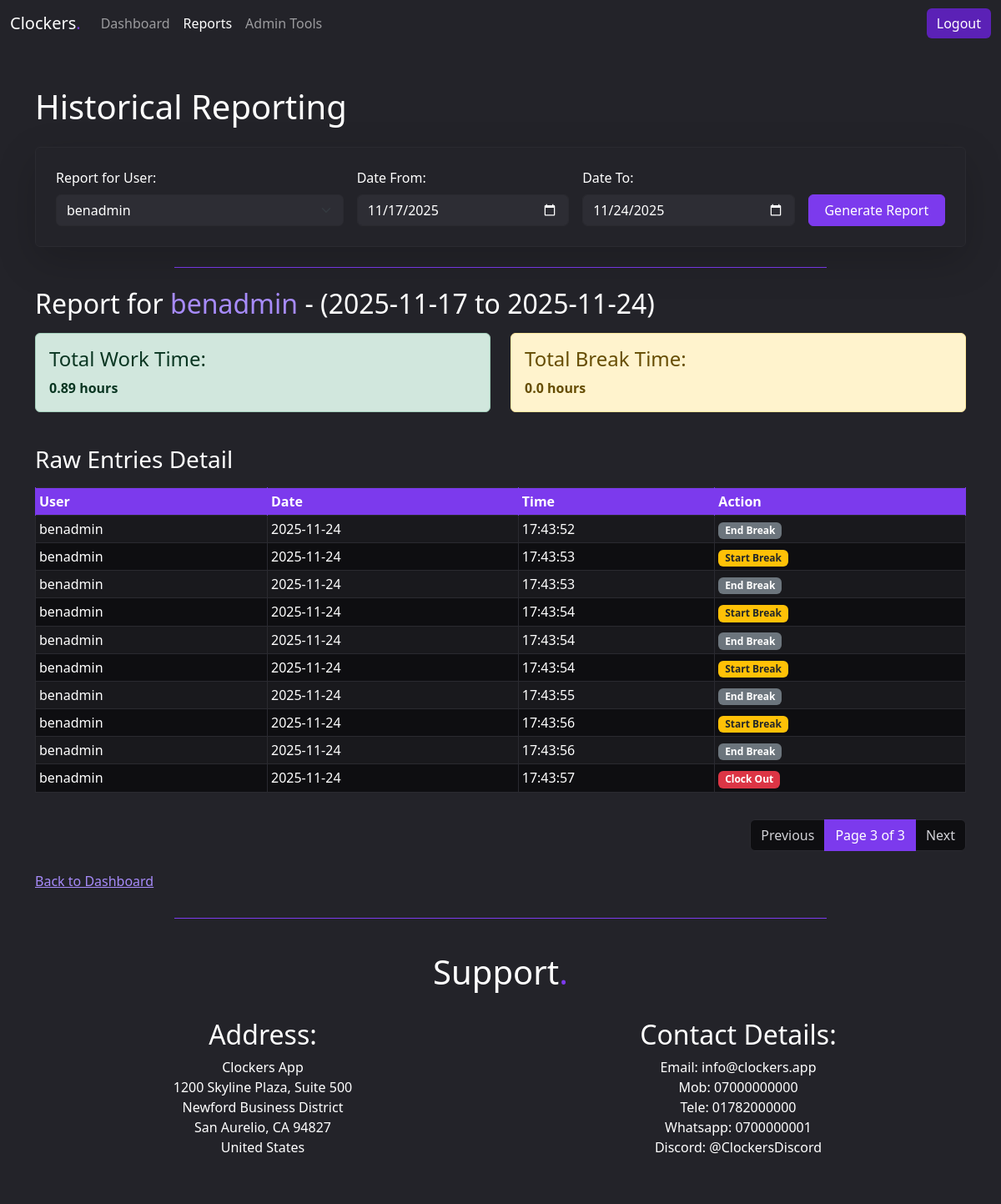
Screenshot of /reports/?page=3&date_from=2025-11-17&date_to=2025-11-24 (signed in) with the database file from the repository.
### time_tracker/models.py (models this page shows, shortened)
class TimeEntry(models.Model):
    ACTION_CHOICES = [
        ('IN', 'Clock In'),
        ('OUT', 'Clock Out'),
        ('BREAK_START', 'Start Break'),
        ('BREAK_END', 'End Break'),
    ]
    user = models.ForeignKey(User, on_delete=models.CASCADE)
    timestamp = models.DateTimeField()
    action_type = models.CharField(max_length=12, choices=ACTION_CHOICES)
    date_only = models.DateField(db_index=True)
    class Meta:
        verbose_name_plural = "Time Entries"

### time_tracker/views.py (the view)
# urls.py: path('reports/', views.reports_view, name='reports'),
@login_required
def reports_view(request):
    today = timezone.localdate()
    default_start_date = today - timedelta(days=7)
    date_from_str = request.GET.get('date_from')
    date_to_str = request.GET.get('date_to')
    user_id_str = request.GET.get('user_id')
    target_user = request.user
    if request.user.is_staff and user_id_str:
        try:
            target_user = User.objects.get(id=user_id_str)
        except User.DoesNotExist:
            pass
    try:
        date_from = date.fromisoformat(date_from_str) if date_from_str else default_start_date
        date_to = date.fromisoformat(date_to_str) if date_to_str else today
    except ValueError:
        date_from = default_start_date
        date_to = today
    if date_to < date_from:
        date_to = date_from
    results = calculate_time_period(target_user, date_from, date_to)
    all_report_entries = results['raw_entries']
    PAGINATE_BY = 10
    paginator = Paginator(all_report_entries, PAGINATE_BY)
    page_number = request.GET.get('page')
    page_obj = paginator.get_page(page_number)
    query_params_dict = {
        'date_from': date_from.isoformat(),
        'date_to': date_to.isoformat(),
    }
    if request.user.is_staff and target_user.id != request.user.id:
        query_params_dict['user_id'] = target_user.id
    query_params = urlencode(query_params_dict)
    context = {
        'date_from': date_from.isoformat(),
        'date_to': date_to.isoformat(),
        'target_user': target_user,
        'is_admin': request.user.is_staff,
        'users': User.objects.all().order_by('username') if request.user.is_staff else None,
        'total_work_time': results['work_duration'],
        'total_break_time': results['break_duration'],
        'raw_entries': page_obj,
        'query_params': query_params,
    }
    return render(request, 'time_tracker/reports.html', context)

### time_tracker/templates/time_tracker/reports.html (shortened to what this page needs)
{% extends 'base.html' %}
{% block content %}
    <h1 class="mb-4">Historical Reporting</h1>
    <div class="card p-4 mb-4 custom-login-card shadow-lg">
        <form method="GET" action="{% url 'reports' %}">
            <div class="row g-3 align-items-end">
                {% if is_admin %}
                <div class="col-sm-12 col-md-4">
                    <label for="user_id" class="form-label">Report for User:</label>
                    <select id="user_id" name="user_id" class="form-select custom-select-dark">
                        {% for user in users %}
                            <option value="{{ user.id }}" {% if user.id == target_user.id %}selected{% endif %}>
                                {{ user.username }}
                            </option>
                        {% endfor %}
                    </select>
                </div>
                {% endif %}
                <div class="col-sm-6 col-md-3">
                    <label for="date_from" class="form-label">Date From:</label>
                    <input type="date" id="date_from" name="date_from" value="{{ date_from }}"
                           class="form-control custom-input-dark" required>
                </div>
                <div class="col-sm-6 col-md-3">
                    <label for="date_to" class="form-label">Date To:</label>
                    <input type="date" id="date_to" name="date_to" value="{{ date_to }}"
                           class="form-control custom-input-dark" required>
                </div>
                <div class="col-12 col-md-2 d-grid">
                    <button type="submit" class="btn btn-primary-custom">Generate Report</button>
                </div>
            </div>
        </form>
    </div> <hr class="hr-custom-width">
    <h2 class="mt-4">Report for <span class ="light-accent">{{ target_user.username }}</span> - ({{ date_from }} to {{ date_to }})</h2>
    {% if raw_entries %}
        <div class="row mb-4 mt-3">
            <div class="col-md-6">
                <div class="alert alert-success">
                    <h4>Total Work Time:</h4>
                    <strong>{{ total_work_time }} hours</strong>
                </div>
            </div>
            <div class="col-md-6">
                <div class="alert alert-warning">
                    <h4>Total Break Time:</h4>
                    <strong>{{ total_break_time }} hours</strong>
                </div>
            </div>
        </div>
        <h3 class="mb-3">Raw Entries Detail</h3>
        <div class="table-responsive">
        <table class="table table-striped table-hover table-bordered table-sm">
            <thead class="table-primary-header">
                <tr>
                    <th class ="text-nowrap-col">User</th>
                    <th class ="text-nowrap-col">Date</th>
                    <th class ="text-nowrap-col">Time</th>
                    <th class ="text-nowrap-col">Action</th>
                </tr>
            </thead>
            <tbody>
                {% for entry in raw_entries %}
                <tr>
                    <td class ="text-nowrap-col">{{ entry.user.username }}</td>
                    <td class ="text-nowrap-col">{{ entry.date_only|date:"Y-m-d" }}</td>
                    <td class ="text-nowrap-col">{{ entry.timestamp|date:"H:i:s" }}</td>
                    <td class ="text-nowrap-col">
                        <span class="badge
                            {% if entry.action_type == 'IN' %}bg-success
                            {% elif entry.action_type == 'OUT' %}bg-danger
                            {% elif entry.action_type == 'BREAK_START' %}bg-warning text-dark
                            {% else %}bg-secondary
                            {% endif %}">
                            {% if entry.action_type == 'IN' %}Clock In
                            {% elif entry.action_type == 'OUT' %}Clock Out
                            {% elif entry.action_type == 'BREAK_START' %}Start Break
                            {% elif entry.action_type == 'BREAK_END' %}End Break
                            {% endif %}
                        </span>
                    </td>
                </tr>
                {% endfor %}
            </tbody>
        </table>
        </div>
        {% if raw_entries.has_other_pages %}
            <nav aria-label="Page navigation" class="mt-3">
                <ul class="pagination justify-content-end">
                    {% if raw_entries.has_previous %}
                        <li class="page-item">
                            <a class="page-link" href="?page={{ raw_entries.previous_page_number }}&{{ query_params }}">Previous</a>
                        </li>
                    {% else %}
                        <li class="page-item disabled">
                            <span class="page-link">Previous</span>
                        </li>
                    {% endif %}
                    <li class="page-item active" aria-current="page">
                        <span class="page-link">
                            Page {{ raw_entries.number }} of {{ raw_entries.paginator.num_pages }}
                        </span>
                    </li>
                    {% if raw_entries.has_next %}
                        <li class="page-item">
                            <a class="page-link" href="?page={{ raw_entries.next_page_number }}&{{ query_params }}">Next</a>
                        </li>
                    {% else %}
                        <li class="page-item disabled">
                            <span class="page-link">Next</span>
                        </li>
                    {% endif %}
                </ul>
            </nav>
        {% endif %}
    {% else %}
        <p class="alert alert-info">No clocking activity found in the selected date range for this user.</p>
    {% endif %}
    <p class="mt-4"><a href="{% url 'dashboard' %}">Back to Dashboard</a></p>
{% endblock content %}

### time_tracker/static/css/style.css (style rules this page uses)
:root { --color-primary: #7C3AED; --color-primary-light: #A78BFA; --color-primary-dark: #5B21B6; --background-primary: #0E0E11; --background-secondary: #1A1A1F; --background-elevated: #232329; --surface: #2D2D34; --text-primary: #FFFFFF; --text-secondary: #D1D1D6; --text-tertiary: #A1A1AA; --text-disabled: #6B6B75; --border-light: #3A3A41; --border-medium: #2A2A30; --focus-ring: #A78BFA; --overlay-hover: #FFFFFF0D; --overlay-active: #FFFFFF1A; --overlay-pressed: #7C3AED1A; --surface-disabled: #1A1A1F; --success: #22C55E; --warning: #FACC15; --error: #EF4444; --info: #3B82F6; }
html, body { background: var(--background-elevated); color: var(--text-primary); margin: 0; padding: 0; }
.light-accent { color: var(--color-primary-light); }
.table-primary-header { background-color: var(--color-primary) !important; color: var(--text-primary) !important; }
.table-primary-header th { background-color: var(--color-primary) !important; color: var(--text-primary) !important; border-color: var(--color-primary) !important; }
.table { color: var(--text-primary) !important; --bs-table-border-color: var(--border-medium); border-color: var(--border-medium) !important; background-color: transparent !important; }
.table tbody tr > * { background-color: var(--background-primary) !important; color: var(--text-primary) !important; }
.table-striped > tbody > tr:nth-of-type(odd) > * { background-color: var(--background-secondary) !important; }
.hr-custom-width { max-width: 70%; margin-left: auto; margin-right: auto; display: block; border-top: 1px solid var(--color-primary); opacity: 1; }
.page-link, .page-link:hover, .page-link:focus { color: var(--text-secondary) !important; background-color: var(--background-primary) !important; border-color: var(--border-medium) !important; }
.page-item.active .page-link { background-color: var(--color-primary) !important; border-color: var(--color-primary) !important; color: var(--text-primary) !important; }
.text-nowrap-col { white-space: nowrap; }
.custom-login-card { background-color: var(--background-elevated) !important; color: var(--text-primary); border: 1px solid var(--border-medium); }
.btn-primary-custom { background-color: var(--color-primary) !important; border-color: var(--color-primary) !important; color: var(--text-primary) !important; }
a { color: var(--color-primary-light); }
.custom-select-dark, .custom-input-dark, .custom-login-card input[type="text"], .custom-login-card input[type="password"] { background-color: var(--surface); color: var(--text-primary); border-color: var(--border-medium); }

### rows the page displays
TimeEntry: user.username "benadmin", date_only "2025-11-24", timestamp "17:43:52", action_type "End Break"
TimeEntry: user.username "benadmin", date_only "2025-11-24", timestamp "17:43:53", action_type "Start Break"
TimeEntry: user.username "benadmin", date_only "2025-11-24", timestamp "17:43:53", action_type "End Break"
TimeEntry: user.username "benadmin", date_only "2025-11-24", timestamp "17:43:54", action_type "Start Break"
TimeEntry: user.username "benadmin", date_only "2025-11-24", timestamp "17:43:54", action_type "End Break"
TimeEntry: user.username "benadmin", date_only "2025-11-24", timestamp "17:43:54", action_type "Start Break"
TimeEntry: user.username "benadmin", date_only "2025-11-24", timestamp "17:43:55", action_type "End Break"
TimeEntry: user.username "benadmin", date_only "2025-11-24", timestamp "17:43:56", action_type "Start Break"
TimeEntry: user.username "benadmin", date_only "2025-11-24", timestamp "17:43:56", action_type "End Break"
TimeEntry: user.username "benadmin", date_only "2025-11-24", timestamp "17:43:57", action_type "Clock Out"

### other values shown
{{ target_user.username }} "benadmin"
{{ date_from }} "2025-11-17"
{{ date_to }} "2025-11-24"
{{ total_work_time }} "0.89"
{{ total_break_time }} "0.0"
{{ raw_entries.number }} "3"
{{ raw_entries.paginator.num_pages }} "3"
form field user_id "benadmin"
